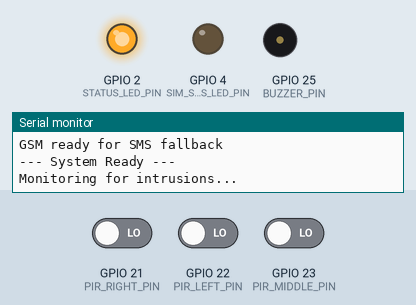
The program below on a simulated ESP32. Shown: output pins drawn as LEDs (lit = HIGH), buzzer (waves = sounding), the last lines printed to the serial monitor. Inputs (shaded band) come from the test bench; at power-on: GPIO 21 (PIR_RIGHT_PIN) LOW, GPIO 22 (PIR_LEFT_PIN) LOW, GPIO 23 (PIR_MIDDLE_PIN) LOW. WiFi joins after 1.5 s; servers stay silent unless stated; uploads are accepted with an empty reply; the local clock reads 2024-03-15 10:24:30 at power-on unless the program sets it; the modem accepts every AT command (registered, SIM ready, sends succeed) and sends nothing else.

Above: at 9.2 s.
9.3 s: GPIO 21 (PIR_RIGHT_PIN) driven HIGH
11.5 s: GPIO 22 (PIR_LEFT_PIN) driven HIGH
At 11.65 s:
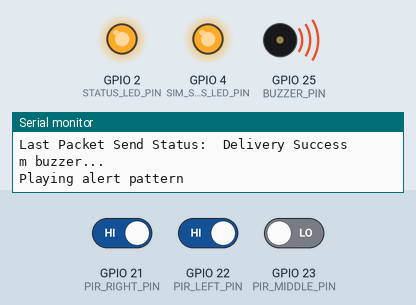
At 13.1 s:
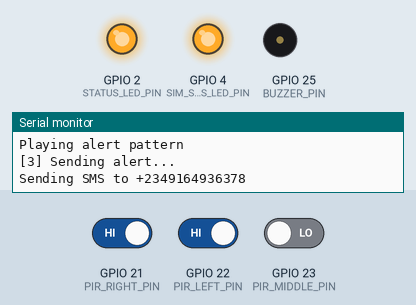
Timing chart, 0 to 64.8 s (numbered marks = the images above; inputs shaded):
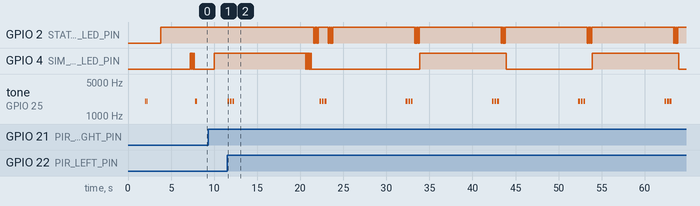

The program:

main.cpp
```cpp
/**
 * ESP32 Main Controller - Burglary Alert System
 *
 * Functionality:
 * - Monitor 3 PIR sensors for human detection
 * - Trigger ESP32-CAM for image capture
 * - Send alert metadata to backend via WiFi
 * - Send SMS first (top priority), then backend via WiFi
 * - Activate buzzer on detection
 */


#include <esp_now.h>
#include <WiFi.h>

// Data structure for ESP-NOW
#include "config.h"
#include "ntp_sync.h"
#include "gsm_handler.h"
#include "pir_detector.h"
#include "buzzer.h"
#include "http_client.h"

// Emergency Phones
const char* EMERGENCY_PHONES[] = {
    "+2349164936378",
    "+2347059011222"
};

PIRDetector pirDetector(PIR_LEFT_PIN, PIR_MIDDLE_PIN, PIR_RIGHT_PIN);
HardwareSerial gsmSerial(1);  // Use Serial1 for GSM
GSMHandler gsm(&gsmSerial);
Buzzer buzzer(BUZZER_PIN);
BackendClient backend(BACKEND_URL, API_KEY);
NTPSync ntpSync;

// State variables
unsigned long lastDetectionTime = 0;
unsigned long lastHeartbeatTime = 0;
unsigned long lastSimLedTime = 0;
bool simLedOn = false;
const unsigned long DETECTION_COOLDOWN = 10000;  // 10 seconds between detections
const unsigned long SIM_LED_HEARTBEAT_MS = 2000;  // SIM status LED blink interval when GSM ready

// Data structure for ESP-NOW

typedef struct struct_message {
  char a[32];
  int command; // 1 = Trigger
} struct_message;

struct_message myData;
esp_now_peer_info_t peerInfo;
uint8_t broadcastAddress[] = ESP32_CAM_MAC;

// Callback when data is sent (debug purposes)
void OnDataSent(const uint8_t *mac_addr, esp_now_send_status_t status) {
  Serial.print("\r\nLast Packet Send Status:\t");
  Serial.println(status == ESP_NOW_SEND_SUCCESS ? "Delivery Success" : "Delivery Fail");
}

void setup() {
    Serial.begin(115200);
    delay(2000);

    Serial.println("==================================");
    Serial.println("ESP32 Burglary Alert System");
    Serial.println("==================================");

    // Initialize status LED
    pinMode(STATUS_LED_PIN, OUTPUT);
    digitalWrite(STATUS_LED_PIN, LOW);
    // SIM status LED - shows GSM registered (heartbeat) and SMS sent (blink pattern)
    pinMode(SIM_STATUS_LED_PIN, OUTPUT);
    digitalWrite(SIM_STATUS_LED_PIN, LOW);

    // Initialize ESP32-CAM trigger pin
    pinMode(CAM_TRIGGER_PIN, OUTPUT);
    digitalWrite(CAM_TRIGGER_PIN, LOW);

    // Initialize PIR detector
    pirDetector.begin();

    // Initialize buzzer
    buzzer.begin();

    // Play startup beep
    buzzer.beep(100);
    delay(100);
    buzzer.beep(100);

    // Connect to WiFi
    Serial.println("\n--- WiFi Setup ---");
    // Set device as a Wi-Fi Station
    WiFi.mode(WIFI_STA);

    if (backend.connectWiFi()) {
        digitalWrite(STATUS_LED_PIN, HIGH);  // LED on = WiFi connected
    } else {
        Serial.println("WiFi connection failed, will use SMS fallback");
        // Ensure channel 1 if not connected, though connectWiFi might leave it wherever
    }

    // Initialize NTP time sync
    Serial.println("\n--- NTP Time Synchronization ---");
    if (ntpSync.begin()) {
        Serial.println("✓ NTP time synchronized successfully");
    } else {
        Serial.println("✗ NTP time sync failed - using system time");
    }

    // Init ESP-NOW
#ifdef USE_ESP_NOW
    Serial.println("\n--- ESP-NOW Setup ---");
    if (esp_now_init() != ESP_OK) {
      Serial.println("Error initializing ESP-NOW");
    } else {
      Serial.println("ESP-NOW Initialized");

      // Once ESPNow is successfully Init, we will register for Send CB to
      // get the status of Trasnmitted packet
      esp_now_register_send_cb(OnDataSent);

      // Register peer
      memcpy(peerInfo.peer_addr, broadcastAddress, 6);
      peerInfo.channel = 0;
      peerInfo.encrypt = false;

      if (esp_now_add_peer(&peerInfo) != ESP_OK){
        Serial.println("Failed to add peer");
      } else {
        Serial.println("ESP-NOW Peer Added");
      }
    }
#endif

    // Initialize GSM module
    Serial.println("\n--- GSM Setup ---");
    if (gsm.begin()) {
        Serial.println("GSM ready for SMS fallback");
        // Brief blink on SIM LED to show it's working
        for (int i = 0; i < 3; i++) {
            digitalWrite(SIM_STATUS_LED_PIN, HIGH);
            delay(100);
            digitalWrite(SIM_STATUS_LED_PIN, LOW);
            delay(100);
        }
    } else {
        Serial.println("GSM initialization failed, SMS fallback unavailable");
    }

    Serial.println("\n--- System Ready ---");
    Serial.println("Monitoring for intrusions...\n");

    // Final startup signal
    buzzer.beep(200);
}

void loop() {
    // Update PIR detector
    pirDetector.update();

    // Check for detection cooldown
    unsigned long now = millis();
    if (now - lastDetectionTime < DETECTION_COOLDOWN) {
        delay(50);
        return;
    }

    // Check for human detection
    HumanDetectionResult detection = pirDetector.detectHuman();

    if (detection.detected) {
        Serial.println("\n========== INTRUDER DETECTED ==========");
        Serial.printf("Confidence: %.2f%%\n", detection.confidence * 100);
        Serial.printf("PIR Sensors - Left: %d, Middle: %d, Right: %d\n",
                      detection.pir_left, detection.pir_middle, detection.pir_right);

        lastDetectionTime = now;

        // Step 1: Trigger ESP32-CAM
        Serial.println("\n[1] Triggering ESP32-CAM...");

        bool espNowSuccess = false;

#ifdef USE_ESP_NOW
        // Send ESP-NOW message
        myData.command = 1;
        strcpy(myData.a, "TRIGGER");

        esp_err_t result = esp_now_send(broadcastAddress, (uint8_t *) &myData, sizeof(myData));

        if (result == ESP_OK) {
            Serial.println("Sent with success");
            espNowSuccess = true;
        } else {
            Serial.println("Error sending the data");
        }
#endif

        if (!espNowSuccess) {
            Serial.println("Using Physical Wire Fallback...");
            digitalWrite(CAM_TRIGGER_PIN, HIGH);
            delay(TRIGGER_PULSE_MS);
            digitalWrite(CAM_TRIGGER_PIN, LOW);
            Serial.println("Physical trigger pulse sent");
        }

        // Step 2: Activate buzzer
        Serial.println("\n[2] Activating alarm buzzer...");
        buzzer.playAlertPattern();

        // Step 3: Send alert - SMS is TOP PRIORITY, backend secondary
        Serial.println("\n[3] Sending alert...");

        // --- SMS FIRST (top priority - direct, reliable, works without WiFi) ---
        if (gsm.canSendSMS()) {
                // Get proper timestamp
                unsigned long timestamp = ntpSync.isSynchronized()
                    ? ntpSync.getCurrentTimestamp()
                    : now / 1000;

                char message[160];

                // Format time string
                struct tm timeinfo;
                time_t ts = timestamp;
                localtime_r(&ts, &timeinfo);
                char timeStr[20];
                strftime(timeStr, sizeof(timeStr), "%H:%M:%S", &timeinfo);

                sprintf(message,
                        "INTRUDER ALERT! Motion detected at %s. "
                        "Confidence: %.0f%%.",
                        timeStr,
                        detection.confidence * 100);

                // Send to all configured numbers (force=true so we try even if GSM init failed e.g. network reg)
                bool anySuccess = false;
                for (int i = 0; i < NUM_PHONES; i++) {
                    if (gsm.sendSMS(EMERGENCY_PHONES[i], message, true)) {
                        Serial.printf("✓ SMS sent to %s\n", EMERGENCY_PHONES[i]);
                        anySuccess = true;
                    } else {
                        Serial.printf("✗ SMS failed to %s\n", EMERGENCY_PHONES[i]);
                    }
                    delay(3000); // Increased delay between multiple SMS to be safe
                }

                if (anySuccess) {
                    Serial.println("✓ SMS alert process completed");
                    // SIM LED: 5 quick blinks = SMS sent successfully (visible feedback)
                    for (int b = 0; b < 5; b++) {
                        digitalWrite(SIM_STATUS_LED_PIN, HIGH);
                        delay(80);
                        digitalWrite(SIM_STATUS_LED_PIN, LOW);
                        delay(80);
                    }
                }
        } else {
            Serial.println("SMS rate limited - skipping SMS");
        }

        // --- Backend SECOND (secondary - dashboard, images, logging) ---
        if (backend.isConnected()) {
            Serial.println("Posting to backend...");
            if (backend.postAlert(detection, "online")) {
                Serial.println("✓ Alert posted to backend successfully");
                for (int i = 0; i < 3; i++) {
                    digitalWrite(STATUS_LED_PIN, LOW);
                    delay(100);
                    digitalWrite(STATUS_LED_PIN, HIGH);
                    delay(100);
                }
            } else {
                Serial.println("✗ Backend post failed");
            }
        } else {
            Serial.println("WiFi unavailable - backend skip");
        }

        // Step 4: Reset detector for next detection
        Serial.println("\n[4] Resetting detector");
        pirDetector.reset();

        Serial.println("======================================\n");
    }

    // SIM status LED heartbeat - blink when GSM is ready (shows "SIM is working")
    if (gsm.isReady() && (now - lastSimLedTime >= SIM_LED_HEARTBEAT_MS)) {
        lastSimLedTime = now;
        simLedOn = !simLedOn;
        digitalWrite(SIM_STATUS_LED_PIN, simLedOn ? HIGH : LOW);
    }

    // Periodic heartbeat (optional - for debugging)
    if (now - lastHeartbeatTime > HEARTBEAT_INTERVAL_MS) {
        lastHeartbeatTime = now;

        Serial.println("--- System Heartbeat ---");
        Serial.printf("WiFi: %s\n", backend.isConnected() ? "Connected" : "Disconnected");
        Serial.printf("Uptime: %lu seconds\n", now / 1000);

        if (!backend.isConnected()) {
            Serial.println("Attempting WiFi reconnect...");
            backend.reconnect();
        } else {
            // Send heartbeat
            backend.sendHeartbeat("ESP32_MAIN", "online", WiFi.localIP().toString().c_str(), "v2.0");
        }
    }

    // Check for debug commands from Serial Monitor
    if (Serial.available()) {
        String command = Serial.readStringUntil('\n');
        command.trim();

        if (command == "TEST_SMS") {
            Serial.println("\n[DEBUG] FORCE SENDING SMS...");
            bool sent = false;
            for (int i = 0; i < NUM_PHONES; i++) {
                if (gsm.sendSMS(EMERGENCY_PHONES[i], "TEST SMS: System is active and GSM is working.", true)) {
                    Serial.printf("✓ Test SMS sent to %s\n", EMERGENCY_PHONES[i]);
                    sent = true;
                } else {
                    Serial.printf("✗ Failed to send to %s\n", EMERGENCY_PHONES[i]);
                }
                delay(1000);
            }
            if (sent) {
                buzzer.beep(200);
                for (int b = 0; b < 5; b++) {
                    digitalWrite(SIM_STATUS_LED_PIN, HIGH);
                    delay(80);
                    digitalWrite(SIM_STATUS_LED_PIN, LOW);
                    delay(80);
                }
            }
        } else if (command == "GET_SIGNAL") {
            int csq = gsm.getSignalStrength();
            Serial.printf("GSM Signal Strength: %d\n", csq);
        }
    }

    delay(50);  // Small delay to prevent tight loop
}
```

buzzer.h
```cpp
/**
 * Buzzer Control Module
 * Generates alert beep patterns
 */

#ifndef BUZZER_H
#define BUZZER_H

#include <Arduino.h>

class Buzzer {
private:
    int pin;

public:
    Buzzer(int buzzerPin);

    void begin();
    void playAlertPattern();
    void beep(int durationMs);
    void tone(int frequency, int durationMs);
};

#endif // BUZZER_H
```

gsm_handler.h
```cpp
/**
 * GSM Handler Module
 * Manages SIM800L GSM module for SMS alerts
 */

#ifndef GSM_HANDLER_H
#define GSM_HANDLER_H

#include <Arduino.h>
#include <HardwareSerial.h>

class GSMHandler {
private:
    HardwareSerial* gsmSerial;
    unsigned long lastSMSTime;
    bool initialized;

    bool waitForResponse(const char* expected, unsigned long timeout = 5000);
    bool sendATCommand(const char* command, const char* expectedResponse = "OK", unsigned long timeout = 5000);

public:
    GSMHandler(HardwareSerial* serial);

    bool begin();
    bool sendSMS(const char* phoneNumber, const char* message, bool force = false);
    bool isNetworkRegistered();
    bool isReady() const { return initialized; }
    int getSignalStrength();
    bool canSendSMS();  // Rate limiting check
};

#endif // GSM_HANDLER_H
```

http_client.h
```cpp
/**
 * HTTP Client Module
 * Handles communication with backend server
 */

#ifndef HTTP_CLIENT_H
#define HTTP_CLIENT_H

#include <Arduino.h>
#include <WiFi.h>
#include <HTTPClient.h>
#include "pir_detector.h"

class BackendClient {
private:
    String apiKey;
    String baseUrl;
    HTTPClient http;

    int retryCount;
    unsigned long lastRetryTime;

public:
    BackendClient(const char* url, const char* key);

    bool postAlert(HumanDetectionResult& detection, const char* networkStatus);
    bool sendHeartbeat(const char* deviceId, const char* status, const char* ip, const char* version);
    bool connectWiFi();
    bool isConnected();
    void reconnect();
};

#endif // HTTP_CLIENT_H
```

ntp_sync.h
```cpp
/**
 * NTP Time Synchronization
 * Syncs system time with NTP server for accurate timestamps
 */

#ifndef NTP_SYNC_H
#define NTP_SYNC_H

#include <Arduino.h>
#include <WiFi.h>
#include <time.h>

class NTPSync {
private:
    bool synchronized;
    unsigned long lastSyncTime;

    const char* ntpServer = "pool.ntp.org";
    const long gmtOffset_sec = 3600;  // GMT+1 timezone (Nigeria)
    const int daylightOffset_sec = 0;

public:
    NTPSync();

    bool begin();
    bool syncTime();
    unsigned long getCurrentTimestamp();  // Returns epoch timestamp in seconds
    bool isSynchronized();
    void update();
};

#endif // NTP_SYNC_H
```

pir_detector.h
```cpp
/**
 * PIR Detector Module
 * Handles human detection logic using multiple PIR sensors
 */

#ifndef PIR_DETECTOR_H
#define PIR_DETECTOR_H

#include <Arduino.h>

struct HumanDetectionResult {
    bool detected;
    float confidence;
    bool pir_left;
    bool pir_middle;
    bool pir_right;
    unsigned long timestamp;
};

class PIRDetector {
private:
    int pinLeft;
    int pinMiddle;
    int pinRight;

    unsigned long lastTriggerTime;
    int triggerCount;
    bool triggered[3];  // left, middle, right

    unsigned long windowStart;

public:
    PIRDetector(int left, int middle, int right);

    void begin();
    void update();
    HumanDetectionResult detectHuman();
    void reset();
};

#endif // PIR_DETECTOR_H
```

buzzer.cpp
```cpp
/**
 * Buzzer Control Implementation
 */

#include "buzzer.h"
#include "config.h"

Buzzer::Buzzer(int buzzerPin) : pin(buzzerPin) {
}

void Buzzer::begin() {
    pinMode(pin, OUTPUT);
    digitalWrite(pin, LOW);
}

void Buzzer::tone(int frequency, int durationMs) {
    // Use ledcWrite for DAC pin (GPIO 25)
    ledcSetup(0, frequency, 8);  // Channel 0, frequency, 8-bit resolution
    ledcAttachPin(pin, 0);
    ledcWrite(0, 128);  // 50% duty cycle

    delay(durationMs);

    ledcWrite(0, 0);  // Stop
}

void Buzzer::beep(int durationMs) {
    tone(BUZZER_FREQUENCY, durationMs);
}

void Buzzer::playAlertPattern() {
    Serial.println("Playing alert pattern");

    for (int i = 0; i < BUZZER_BEEPS; i++) {
        beep(BUZZER_ON_MS);

        if (i < BUZZER_BEEPS - 1) {  // No delay after last beep
            delay(BUZZER_OFF_MS);
        }
    }
}
```

ntp_sync.cpp
```cpp
/**
 * NTP Time Synchronization Implementation
 */

#include "ntp_sync.h"
#include "config.h"

NTPSync::NTPSync() : synchronized(false), lastSyncTime(0) {
}

bool NTPSync::begin() {
    if (!WiFi.isConnected()) {
        Serial.println("WiFi not connected - cannot sync NTP");
        return false;
    }

    Serial.println("Initializing NTP time sync...");

    // Configure time with NTP
    configTime(gmtOffset_sec, daylightOffset_sec, ntpServer, "time.nist.gov");

    return syncTime();
}

bool NTPSync::syncTime() {
    if (!WiFi.isConnected()) {
        Serial.println("WiFi not connected - cannot sync NTP");
        return false;
    }

    Serial.println("Synchronizing time with NTP server...");

    time_t now = time(nullptr);
    int attempts = 0;

    // Wait for NTP to sync (max 20 seconds)
    while (now < 24 * 3600 * 2 && attempts < 40) {
        delay(500);
        Serial.print(".");
        now = time(nullptr);
        attempts++;
    }

    Serial.println();

    if (now > 24 * 3600 * 2) {
        synchronized = true;
        lastSyncTime = millis();

        struct tm timeinfo;
        localtime_r(&now, &timeinfo);

        Serial.print("Time synchronized: ");
        Serial.println(asctime(&timeinfo));
        Serial.printf("Epoch: %lu\n", (unsigned long)now);

        return true;
    } else {
        Serial.println("Failed to sync time with NTP");
        return false;
    }
}

unsigned long NTPSync::getCurrentTimestamp() {
    if (!synchronized) {
        return 0;
    }

    return (unsigned long)time(nullptr);
}

bool NTPSync::isSynchronized() {
    return synchronized;
}

void NTPSync::update() {
    // Optional: Periodic re-sync every 24 hours
    if (synchronized && (millis() - lastSyncTime > 86400000)) {
        syncTime();
    }
}
```

Source omitted: gsm_handler.cpp (6063 bytes), http_client.cpp (4024 bytes), pir_detector.cpp (2730 bytes), config.h (2887 bytes)

Measured:
- after the input at 11.5 s, GPIO 2 (STATUS_LED_PIN): HIGH → LOW after 10.1 s, → HIGH 0.10 s later, → LOW 0.10 s later, → HIGH 0.10 s later, … (36 changes in this stretch); tone on GPIO 25 (BUZZER_PIN): silent → 2000 Hz after 0.05 s, then repeats every 10.7 s: 2 × (silent 0.10 s, 2000 Hz 0.20 s), silent 9.9 s, 2000 Hz 0.20 s
